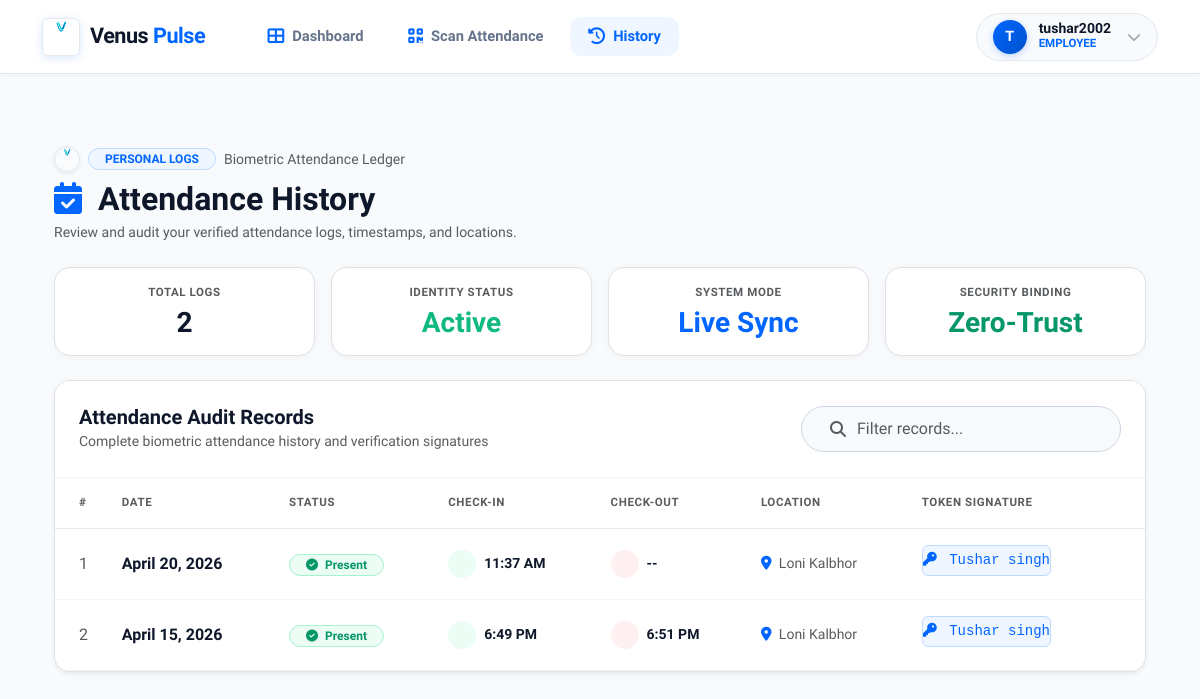
Page /attendance/history/ (signed in) on the earlier database version.
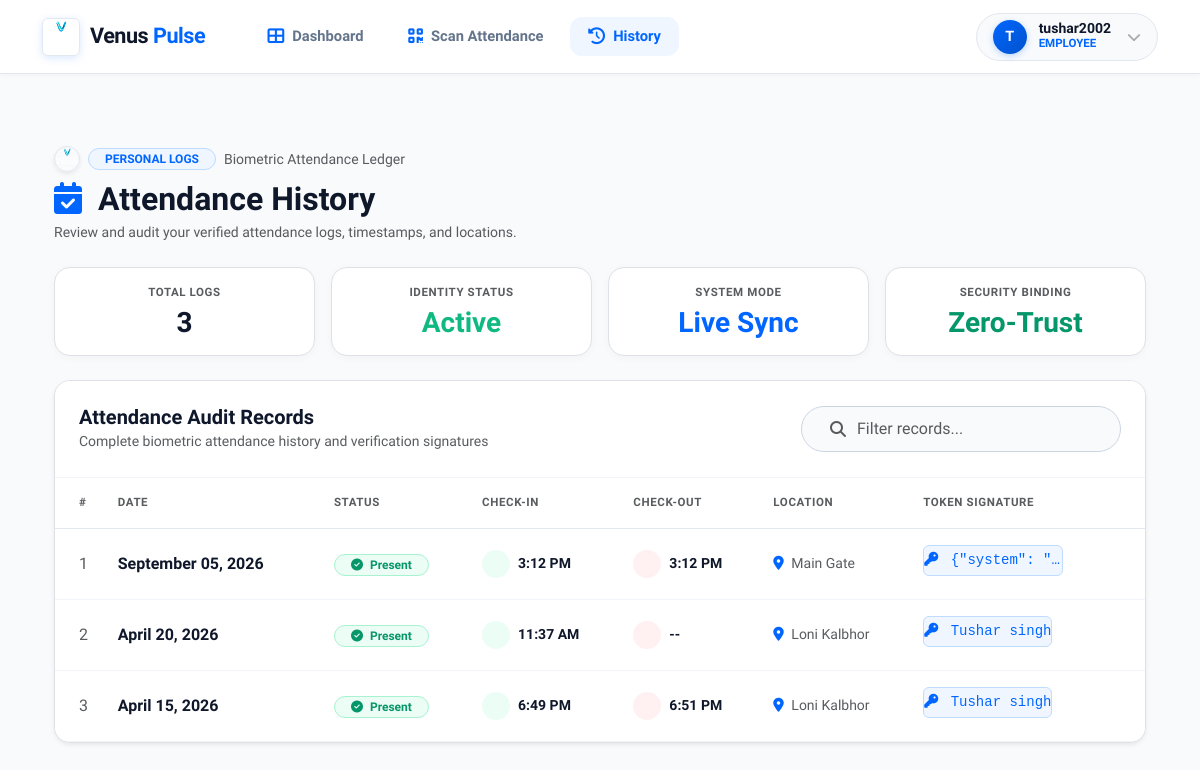
Same page on the later database version.
### home/models.py (models this page shows, shortened)
class Attendance(models.Model):
    user = models.ForeignKey(User, on_delete=models.CASCADE)
    name = models.CharField(max_length=100, blank=True, null=True)
    email = models.EmailField(blank=True, null=True)
    qr_code = models.TextField()
    ip_address = models.GenericIPAddressField(blank=True, null=True)
    date = models.DateField(auto_now_add=True)
    time = models.TimeField(auto_now_add=True)
    ATTENDANCE_STATUS = (
        ('Present', 'Present'),
        ('Absent', 'Absent'),
        ('Late', 'Late'),
    )
    status = models.CharField(max_length=10, choices=ATTENDANCE_STATUS, default='Present')
    location_name = models.CharField(max_length=255, blank=True, null=True)
    location = models.CharField(max_length=255, blank=True, null=True)
    latitude = models.FloatField(blank=True, null=True)
    longitude = models.FloatField(blank=True, null=True)
    check_in = models.TimeField(blank=True, null=True)
    check_out = models.TimeField(blank=True, null=True)

### home/views.py (the view)
# urls.py: path('attendance/history/', views.attendance_history, name='attendance_history'),
@login_required
def attendance_history(request):
    records = Attendance.objects.filter(
        user=request.user).order_by('-date', '-check_in')
    return render(request, 'attendance_history.html', {
        'records': records,
        'name': request.user.get_full_name() or request.user.username,
    })

### templates/attendance_history.html (shortened to what the changed rows need)
{% extends "index.html" %}
{% load static %}
{% block content %}
<div class="container py-4">
  <div class="row mb-4 align-items-center">
    <div class="col-md-6 text-center text-md-start mb-3 mb-md-0">
      <h2 class="fw-bold mb-1" style="color: #0f172a;">
        <i class="fas fa-calendar-check me-2" style="color: #0066ff;"></i> Attendance History
      </h2>
    </div>
  </div>
  <div class="row g-3 mb-4">
    <div class="col-6 col-md-3">
        <div class="card border rounded-4 text-center p-3 shadow-xs bg-white" style="border-color: #e2e8f0;">
            <div class="small fw-bold text-uppercase mb-1 text-muted" style="font-size: 0.72rem; letter-spacing: 0.6px;">Total Logs</div>
            <div class="h3 fw-bold mb-0" style="color: #0f172a;">{{ records|length }}</div>
        </div>
    </div>
  </div>
  <div class="card border rounded-4 overflow-hidden shadow-sm bg-white" style="border-color: #e2e8f0;">
    <div class="card-body p-0">
      <div class="table-responsive">
        <table class="table align-middle mb-0" id="historyTable" style="color: #334155;">
          <thead style="background: #f8fafc; border-bottom: 1px solid #e2e8f0;">
            <tr>
              <th class="ps-4 py-3 text-muted" style="font-size: 0.72rem; letter-spacing: 0.6px; text-transform: uppercase;">#</th>
              <th class="py-3 text-muted" style="font-size: 0.72rem; letter-spacing: 0.6px; text-transform: uppercase;">Date</th>
              <th class="py-3 text-muted" style="font-size: 0.72rem; letter-spacing: 0.6px; text-transform: uppercase;">Status</th>
              <th class="py-3 text-muted" style="font-size: 0.72rem; letter-spacing: 0.6px; text-transform: uppercase;">Check-In</th>
              <th class="py-3 text-muted" style="font-size: 0.72rem; letter-spacing: 0.6px; text-transform: uppercase;">Check-Out</th>
              <th class="py-3 text-muted" style="font-size: 0.72rem; letter-spacing: 0.6px; text-transform: uppercase;">Location</th>
              <th class="pe-4 py-3 text-muted" style="font-size: 0.72rem; letter-spacing: 0.6px; text-transform: uppercase;">Token Signature</th>
            </tr>
          </thead>
          <tbody>
            {% for record in records %}
            <tr style="border-bottom: 1px solid #f1f5f9;">
              <td class="ps-4 py-3 text-muted">{{ forloop.counter }}</td>
              <td class="py-3 fw-semibold" style="color: #0f172a;">{{ record.date|date:"F d, Y" }}</td>
              <td class="py-3">
                {% if record.status == 'Present' %}
                  <span class="badge rounded-pill px-3 py-1 fw-bold" style="background: #ecfdf5; color: #059669; border: 1px solid #a7f3d0;">
                    <i class="fas fa-check-circle me-1"></i> {{ record.status }}
                  </span>
                {% else %}
                  <span class="badge rounded-pill px-3 py-1 fw-bold" style="background: #f1f5f9; color: #64748b;">
                    {{ record.status }}
                  </span>
                {% endif %}
              </td>
              <td class="py-3" style="color: #0f172a;">
                <div class="d-flex align-items-center">
                  <div class="rounded-circle me-2 d-flex align-items-center justify-content-center" style="width: 28px; height: 28px; background: #ecfdf5; color: #10b981;">
                  </div>
                  <span class="small fw-semibold">{{ record.check_in|time:"g:i A"|default:"--" }}</span>
                </div>
              </td>
              <td class="py-3" style="color: #0f172a;">
                <div class="d-flex align-items-center">
                  <div class="rounded-circle me-2 d-flex align-items-center justify-content-center" style="width: 28px; height: 28px; background: #fff1f2; color: #f43f5e;">
                  </div>
                  <span class="small fw-semibold">{{ record.check_out|time:"g:i A"|default:"--" }}</span>
                </div>
              </td>
              <td class="py-3 small text-muted">
                <i class="fas fa-location-dot me-1" style="color: #0066ff;"></i> {{ record.location_name|default:"Premises Verified" }}
              </td>
              <td class="pe-4 py-3">
                <span class="text-truncate d-inline-block small rounded px-2.5 py-1" style="max-width: 140px; font-family: monospace; background: #eff6ff; color: #0066ff; border: 1px solid #bfdbfe;" title="{{ record.qr_code }}">
                  <i class="fas fa-key me-1"></i> {{ record.qr_code|truncatechars:15 }}
                </span>
              </td>
            </tr>
            {% endfor %}
          </tbody>
        </table>
      </div>
    </div>
  </div>
</div>
{% endblock %}

Differences in the rows shown:
added Attendance: date "September 05, 2026", status "Present", check_in "3:12 PM", check_out "3:12 PM", location_name "Main Gate", qr_code "{\"system\": \"…"
Other differences:
{{ records|length }}: "2" → "3"
